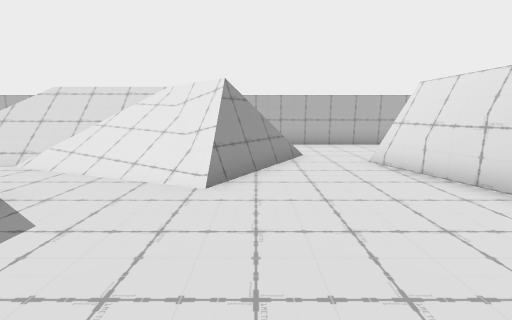
[1] (above)

18 first-person views from a walk through a scene from a Unity 3-D project. The camera is 1.2 m above the floor, tilts 10° down and sees 90° across. The floor is counted in squares, 1 m on a side. Each view is taken from the middle of a square. On the plan, view 1 faces up. The plan holds only what a view shows up to about 12 squares ahead; the rest is blank. The place goes on beyond the plan. The player is left out.

[2]
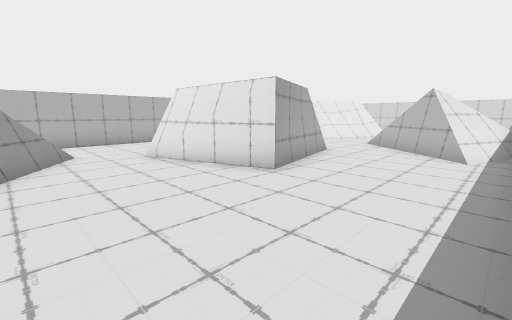

[3]
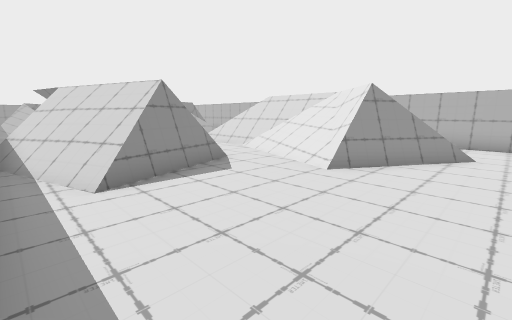

[4]
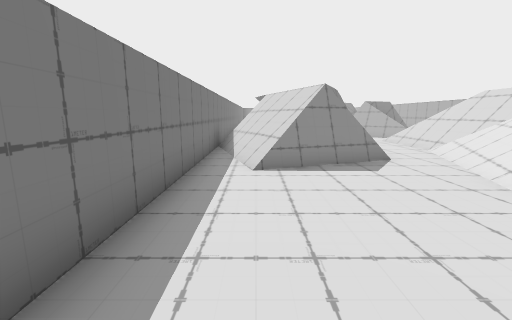

[5]
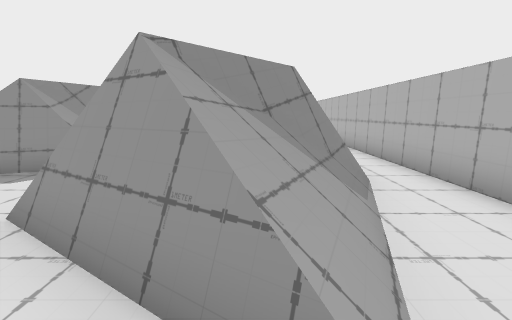

[6]
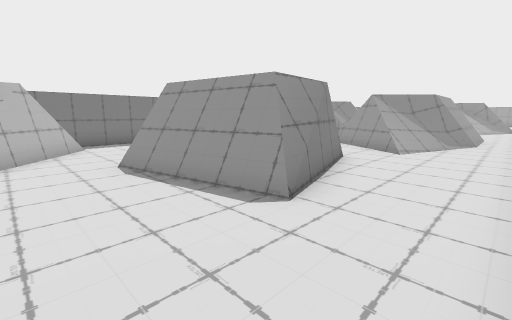

[7]
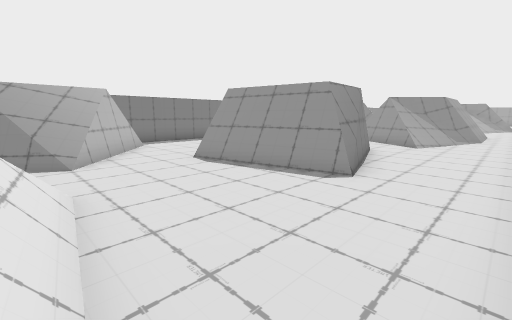

[8]
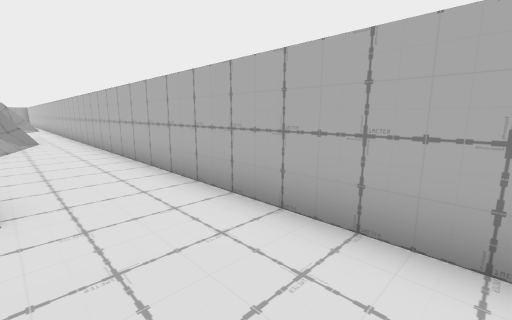

[9]
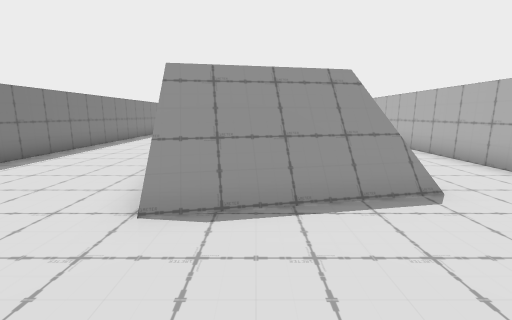

[10]
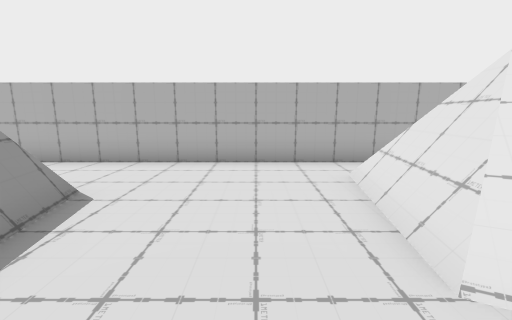

[11]
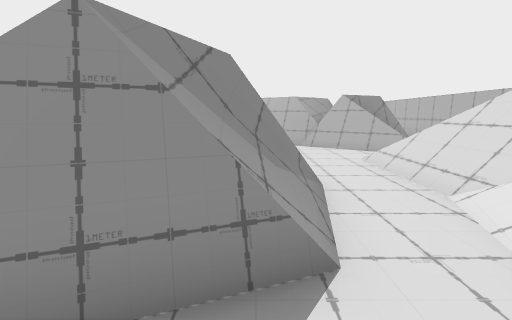

[12]
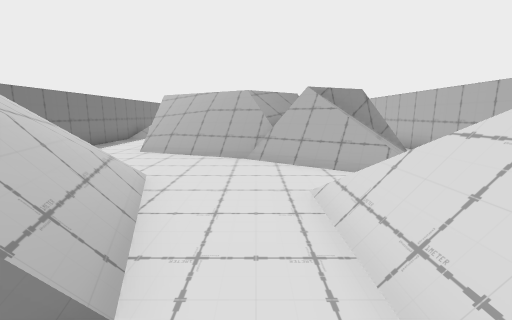

[13]
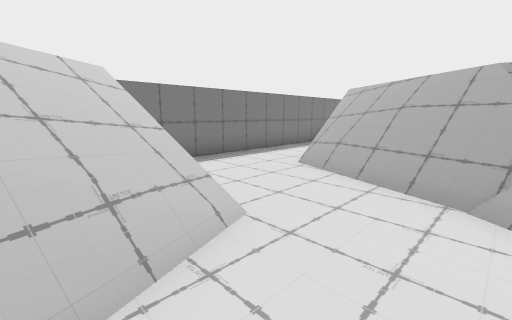

[14]
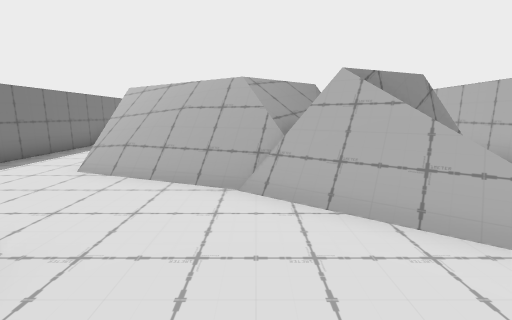

[15]
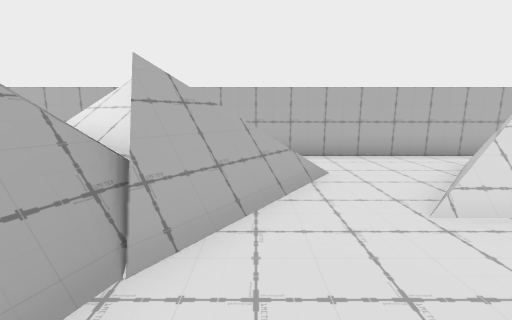

[16]
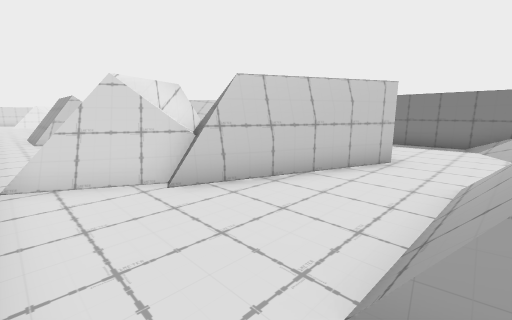

[17]
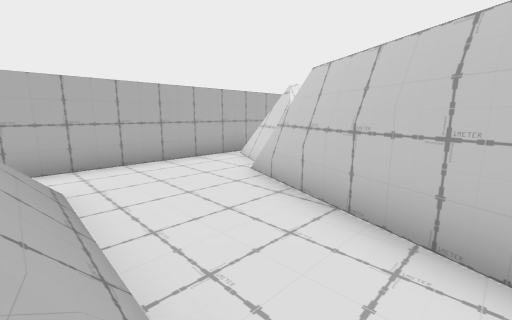

[18]
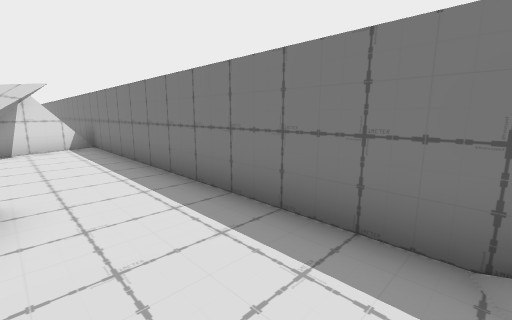

### Floor plan
Key: @ floor where view 1 was taken; # wall or solid block; x gap in a wall; . main floor; : floor 1 m higher than the main floor; + floor 1.25 m higher than the main floor; * floor 2 m higher than the main floor; / step, stairs or slope; = window, fence, low wall or low ledge; v drop or lower ground; O other object.
Columns run from 19 left of view 1 to 12 right of it. Each row starts with its distance up from view 1.
 11 ################################
 10 ......=.........................
  9  ....#=/  ...====/.............#
  8 =...=#=///..####v=//......=....=
  7 #...#/x#=..=###=/=/==..####....=
  6 =..#*//==..====///==..=####....=
  5 O..# /==........//==...#  #=....
  4 ...* /=.....==#........# ##=....
  3 ..#*//=../===v=#.......###....=.
  2 ...*///.. //   #=............#:#
  1 /.. //....//*///=...........##*
  0 /.........../////..@.......=##+
 -1 //..........///.............###
 -2 #############################

Where each view was taken, in squares from view 1:
view 1: 0 up, 0 right, facing up
view 2: 1 down, 0 right, facing up-right
view 3: 1 down, 2 right, facing up-left
view 4: 0 up, 3 right, facing left
view 5: 7 up, 2 right, facing left
view 6: 10 up, 10 right, facing down-left
view 7: 10 up, 12 right, facing down-left
view 8: 8 up, 11 right, facing up-left
view 9: 5 up, 11 right, facing left
view 10: 4 up, 10 right, facing up
view 11: 3 up, 2 left, facing left
view 12: 5 up, 5 left, facing left
view 13: 5 up, 8 left, facing down-left
view 14: 5 up, 8 left, facing left
view 15: 3 up, 11 left, facing up
view 16: 10 up, 19 left, facing down-right
view 17: 4 up, 19 left, facing up-right
view 18: 1 up, 18 left, facing down-right
